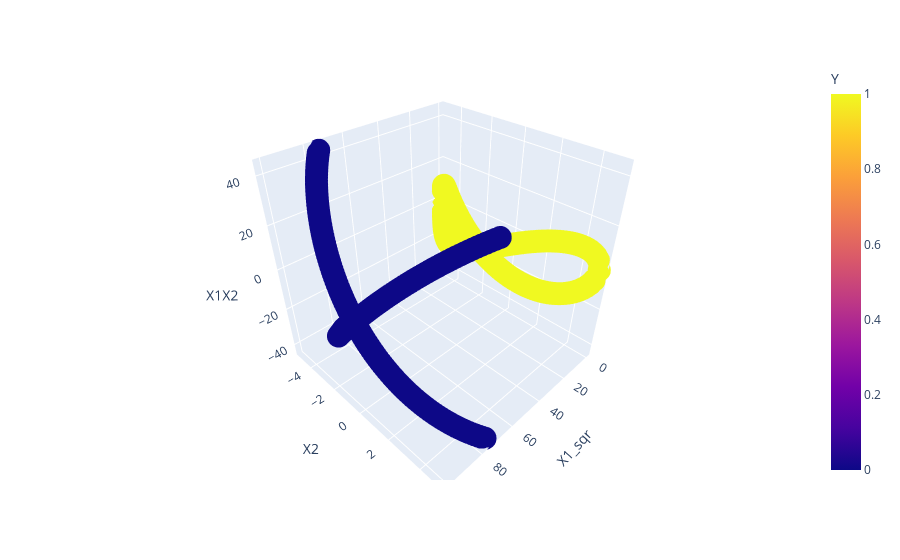

Source (notebook cell):
### Code cell
fig = px.scatter_3d(
    data_frame=df,
    x = 'X1_sqr',
    y = 'X2',
    z = 'X1X2',
    color = 'Y'
)
fig.show()

### Figure 1 — Plotly figure (JSON) as saved in the notebook; plotly's stock layout.template omitted (floating-point values rounded to 4 significant figures; data arrays with more than 128 entries replaced by an {"elided": "..."} marker saying what was removed)
{"data": [{"hovertemplate": "X1_sqr=%{x}<br>X2=%{y}<br>X1X2=%{z}<br>Y=%{marker.color}<extra></extra>", "legendgroup": "", "marker": {"color": {"elided": "400 int values"}, "coloraxis": "coloraxis", "symbol": "circle"}, "mode": "markers", "name": "", "scene": "scene", "showlegend": false, "type": "scatter3d", "x": {"elided": "400 float values"}, "y": {"elided": "400 float values"}, "z": {"elided": "400 float values"}}], "layout": {"coloraxis": {"colorbar": {"title": {"text": "Y"}}, "colorscale": [[0, "#0d0887"], [0.1111, "#46039f"], [0.2222, "#7201a8"], [0.3333, "#9c179e"], [0.4444, "#bd3786"], [0.5556, "#d8576b"], [0.6667, "#ed7953"], [0.7778, "#fb9f3a"], [0.8889, "#fdca26"], [1, "#f0f921"]]}, "legend": {"tracegroupgap": 0}, "margin": {"t": 60}, "scene": {"domain": {"x": [0, 1], "y": [0, 1]}, "xaxis": {"title": {"text": "X1_sqr"}}, "yaxis": {"title": {"text": "X2"}}, "zaxis": {"title": {"text": "X1X2"}}}}}
